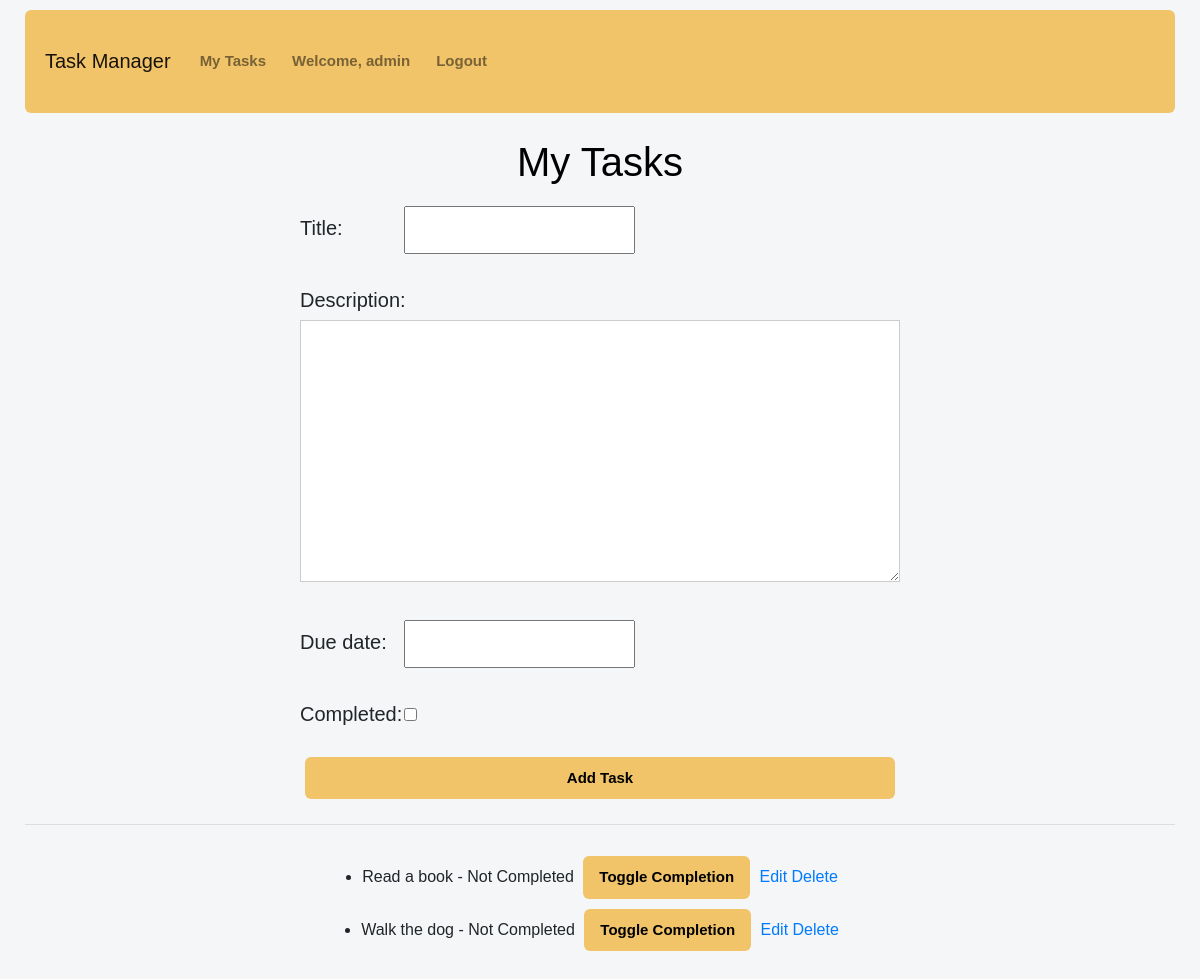
Page / (signed in) on the earlier database version.
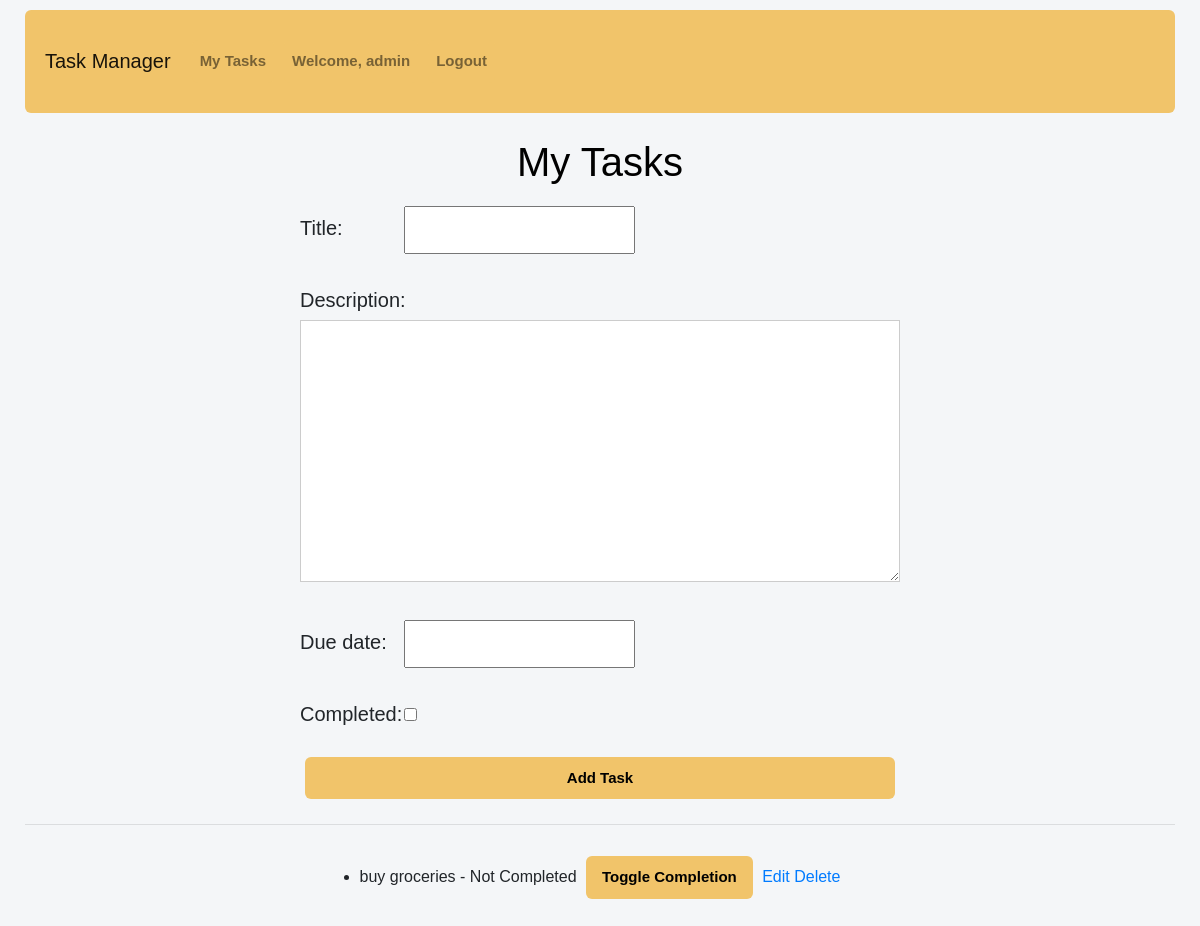
Same page on the later database version.
### tasks/models.py (models this page shows, shortened)
class Task(models.Model):
    user = models.ForeignKey(User, on_delete=models.CASCADE)
    title = models.CharField(max_length=200)
    description = models.TextField(blank=True)
    due_date = models.DateTimeField(null=True)
    completed = models.BooleanField(default=False)
    created_at = models.DateTimeField(auto_now_add=True)

### tasks/views.py (the view)
# urls.py: path('', views.task_list, name='task-list'),
@login_required
def task_list(request):
    tasks = Task.objects.filter(user=request.user)  # show task for that user
    form = TaskForm(request.POST or None)
    if request.method == 'POST' and 'task_id' in request.POST:
        task_id = request.POST.get('task_id')
        task = get_object_or_404(Task, id=task_id, user=request.user)
        task.completed = not task.completed
        task.save()
    elif request.method == 'POST' and form.is_valid():
        task = form.save(commit=False)
        task.user = request.user
        task.save()
        return redirect('task-list')
    return render(request, 'tasks/index.html', {
        'tasks': tasks,
        'form': form,
    })

### tasks/forms.py
class TaskForm(forms.ModelForm):
    class Meta:
        model = Task
        fields = ['title', 'description', 'due_date', 'completed']

### tasks/templates/tasks/index.html (shortened to what this page needs)
{% extends 'tasks/base.html' %}
{% load static %}
{% block content %}
<h1>My Tasks</h1>
<form method="post">
  {% csrf_token %} {{ form.as_p }}
  <button type="submit">Add Task</button>
</form>
<hr />
<ul>
  {% for task in tasks %}
  <li>
    {{ task.title }} - {% if task.completed %} Completed {% else %} Not
    Completed {% endif %}
    <form method="post" action="" style="display: inline">
      <button type="submit">Toggle Completion</button>
    </form>
    <a href="{% url 'task-edit' task.pk %}">Edit</a>
    <a href="{% url 'task-delete' task.pk %}">Delete</a>
  </li>
  {% endfor %}
</ul>
{% endblock %}

Differences in the rows shown:
removed Task: title "Read a book", completed "Not Completed"
removed Task: title "Walk the dog", completed "Not Completed"
added Task: title "buy groceries", completed "Not Completed"
